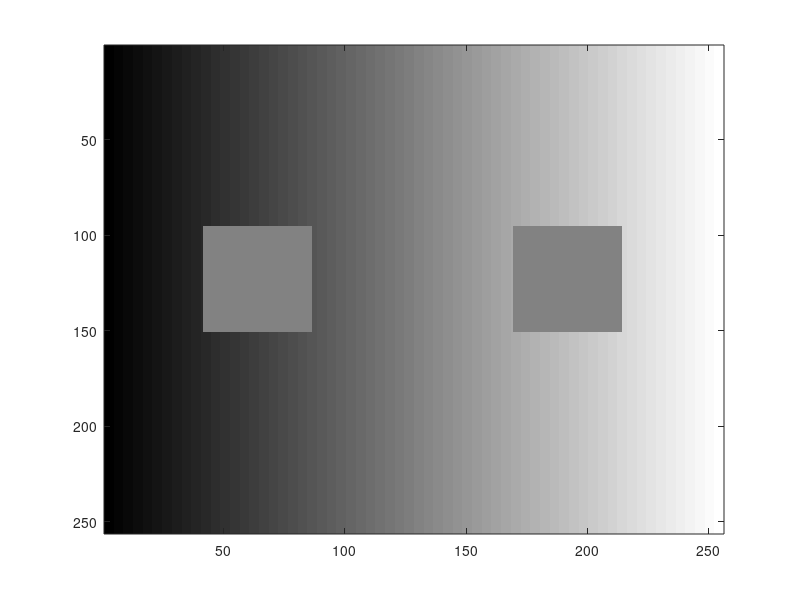

The MATLAB source for this figure:
img = repmat(0:255,256,1);
for ii = 42:86
    for jj = 96:150
        img(jj,ii) = 128;
    end
end
for kk = 170:214
    for ll = 96:150
        img(ll,kk) = 128;
    end
end
colormap gray
axis image;
axis off;
imagesc(img)